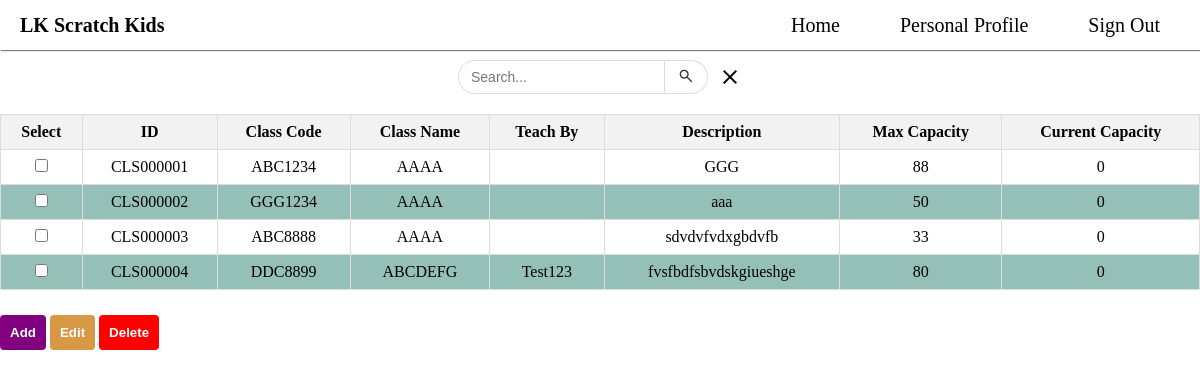
The page /Admin/manageClass.php on the database its author committed.
### tables this page shows
CREATE TABLE `class` (
  `class_id` varchar(20) NOT NULL,
  `class_code` varchar(7) NOT NULL CHECK (`class_code` regexp '^[A-Z]{3}[0-9]{4}$'),
  `class_name` varchar(255) DEFAULT NULL,
  `class_description` text NOT NULL,
  `max_capacity` int(11) NOT NULL,
  `current_capacity` int(11) NOT NULL DEFAULT 0
);

### Admin/manageClass.php (the view, shortened to what this page needs)
<?php
include '../resheadAfterLogin.php';
include '../includes/connect_DB.php';
$keywords = '';
if (isset($_POST["search"]) && isset($_POST["query"]) && !empty($_POST["query"])) {
    $keywords = $_POST['query'];
    $class_sql = "SELECT class_id, class_code , class_name ,class_description AS description , max_capacity , current_capacity FROM class WHERE class_name LIKE :keywords";
    $stmt = $pdo->prepare($class_sql);
    $stmt->bindValue(':keywords', '%' . $keywords . '%');
    $stmt->execute();
    $classes = $stmt->fetchAll(PDO::FETCH_ASSOC);
    $result = [];
    foreach ($classes as $class) {
        $teacher_sql = "SELECT t.teacher_id, t.teacher_name
                        FROM teacher_class tc
                        JOIN teacher t ON tc.teacher_id = t.teacher_id
                        WHERE tc.class_id = :class_id";
        $stmt = $pdo->prepare($teacher_sql);
        $stmt->bindValue(':class_id', $class['class_id']);
        $stmt->execute();
        $teachers = $stmt->fetchAll(PDO::FETCH_ASSOC);
        $class['teachers'] = $teachers;
        $result[] = $class;
    }
} else {
    $class_sql = "SELECT class_id, class_code , class_name ,class_description AS description , max_capacity , current_capacity FROM class ";
    $stmt = $pdo->prepare($class_sql);
    $stmt->execute();
    $classes = $stmt->fetchAll(PDO::FETCH_ASSOC);
    $result = [];
    foreach ($classes as $class) {
        $teacher_sql = "SELECT t.teacher_id, t.T_Username
                        FROM teacher_class tc
                        JOIN teacher t ON tc.teacher_id = t.teacher_id
                        WHERE tc.class_id = :class_id";
        $stmt = $pdo->prepare($teacher_sql);
        $stmt->bindValue(':class_id', $class['class_id']);
        $stmt->execute();
        $teachers = $stmt->fetchAll(PDO::FETCH_ASSOC);
        $class['teachers'] = $teachers;
        $result[] = $class;
    }
}
?>
<!DOCTYPE html>
<html lang="en">
<head>
    <link rel="stylesheet" href="../cssfile/reshead.css">
    <link rel="stylesheet" href="../cssfile/manageClass.css">
    <link href="https://cdn.jsdelivr.net/npm/select2@4.1.0-rc.0/dist/css/select2.min.css" rel="stylesheet" />
</head>
<body>
    <div class="search-container">
        <form action="" method="post">
            <input type="text" name="query" id="searchInput" placeholder="Search..."  value="<?php echo htmlspecialchars($keywords); ?>" required>
            <button type="submit" class="search-button" name="search">
                <span class="material-symbols-outlined">search</span>
            </button>
        </form>
        <a href="manageClass.php" class="clear_search"><span class="material-symbols-outlined">close</span></a>
    </div>
    <form action="delete_Class.php" method="post">
        <table>
            <thead>
                <tr>
                    <th>Select</th>
                    <th>ID</th>
                    <th>Class Code</th>
                    <th>Class Name</th>
                    <th>Teach By</th>
                    <th>Description</th>
                    <th>Max Capacity</th>
                    <th>Current Capacity</th>
                </tr>
            </thead>
            <tbody>
            <?php foreach ($result as $class): ?>
                <tr>
                    <td><input type="checkbox" name="selected_classes[]" value="<?= htmlspecialchars($class['class_id'])?>"></td>
                    <td><?php echo htmlspecialchars($class['class_id']) ?></td>
                    <td><?php echo htmlspecialchars($class['class_code']) ?></td>
                    <td><?php echo htmlspecialchars($class['class_name']) ?></td>
                    <td><?php
                    $teacherNames = array();
                    foreach ($class['teachers'] as $teacher) {
                        $teacherNames[] = htmlspecialchars($teacher['T_Username']);
                    }
                    echo implode(', ', $teacherNames);
                    ?></td>
                    <td><?php echo htmlspecialchars($class['description']) ?></td>
                    <td><?php echo htmlspecialchars($class['max_capacity']) ?></td>
                    <td><?php echo htmlspecialchars($class['current_capacity']) ?></td>
                </tr>
            <?php endforeach; ?>
            </tbody>
        </table>
        <button type="button" onclick="showAddForm()" class="add_btn">Add</button>
        <button type="button" onclick="showEditForm()" class="edit_btn">Edit</button>
        <button type="submit" class="delete_btn" onclick="return confirmDelete()">Delete</button>
    </form>
</body>
</html>

### cssfile/headeraf.css (style rules this page uses)
body { background-image: url(../img_logo/???); background-size: cover; background-repeat: no-repeat; background-position: center; font-family: 'Times New Roman', Times, serif; }

### cssfile/reshead.css (style rules this page uses)
body { background-image: url(../img_logo/???); background-size: cover; background-repeat: no-repeat; background-position: center; font-family: 'Times New Roman', Times, serif; }

### cssfile/manageClass.css (style rules this page uses)
html { height: 100%; margin: 0px; }
body { height: 100%; margin: 0px; }
table { width: 100%; border-collapse: collapse; margin: 20px 0; }
th, td { border: 1px solid #ddd; padding: 8px; text-align: center; }
th { background-color: #f2f2f2; }
tr:nth-child(even) { background-color: #95c0b8; }
.search-container { display: flex; justify-content: center; margin: 10px auto; width: 100%; max-width: 400px; }
.search-container form { display: flex; }
.search-container input { flex: 1; padding: 8px 12px; border: 1px solid #ddd; border-radius: 20px 0 0 20px; font-size: 14px; outline: none; }
.search-container button { background: #fff; border: 1px solid #ddd; border-left: none; border-radius: 0 20px 20px 0; padding: 0 12px; cursor: pointer; }
.search-container button span { font-size: 18px; color: #333; }
.clear_search { display: flex; justify-content: center; align-items: center; color: black; margin: 0px 0px 0px 10px; padding: 0px; text-decoration: none; }
.add_btn { background-color: purple; color: white; border: none; padding: 10px; border-radius: 4px; cursor: pointer; font-weight: bold; margin-top: 5px; }
.delete_btn { background-color: red; color: white; border: none; padding: 10px; border-radius: 4px; cursor: pointer; font-weight: bold; margin-top: 5px; }
.edit_btn { background-color: rgb(216, 152, 69); color: white; border: none; padding: 10px; border-radius: 4px; cursor: pointer; font-weight: bold; margin-top: 5px; }

### cssfile/global.css (style rules this page uses)
:root { --primary-color: #7600c0; --secondary-color: #9101df; --third-color: #eaefff; --text-dark: black; --text-light: rgb(97, 97, 97); --white: white; --grey: #e0e0e0; --background:#F8F8FF; }
* { margin: 0; padding: 0; }
body, html { min-height: 100vh; color: #000; }

### rows shown on the page
class: class_id "CLS000001", class_code "ABC1234", class_name "AAAA", class_description "GGG", max_capacity "88", current_capacity "0"
class: class_id "CLS000002", class_code "GGG1234", class_name "AAAA", class_description "aaa", max_capacity "50", current_capacity "0"
class: class_id "CLS000003", class_code "ABC8888", class_name "AAAA", class_description "sdvdvfvdxgbdvfb", max_capacity "33", current_capacity "0"
class: class_id "CLS000004", class_code "DDC8899", class_name "ABCDEFG", teacherNames "Test123", class_description "fvsfbdfsbvdskgiueshge", max_capacity "80", current_capacity "0"
